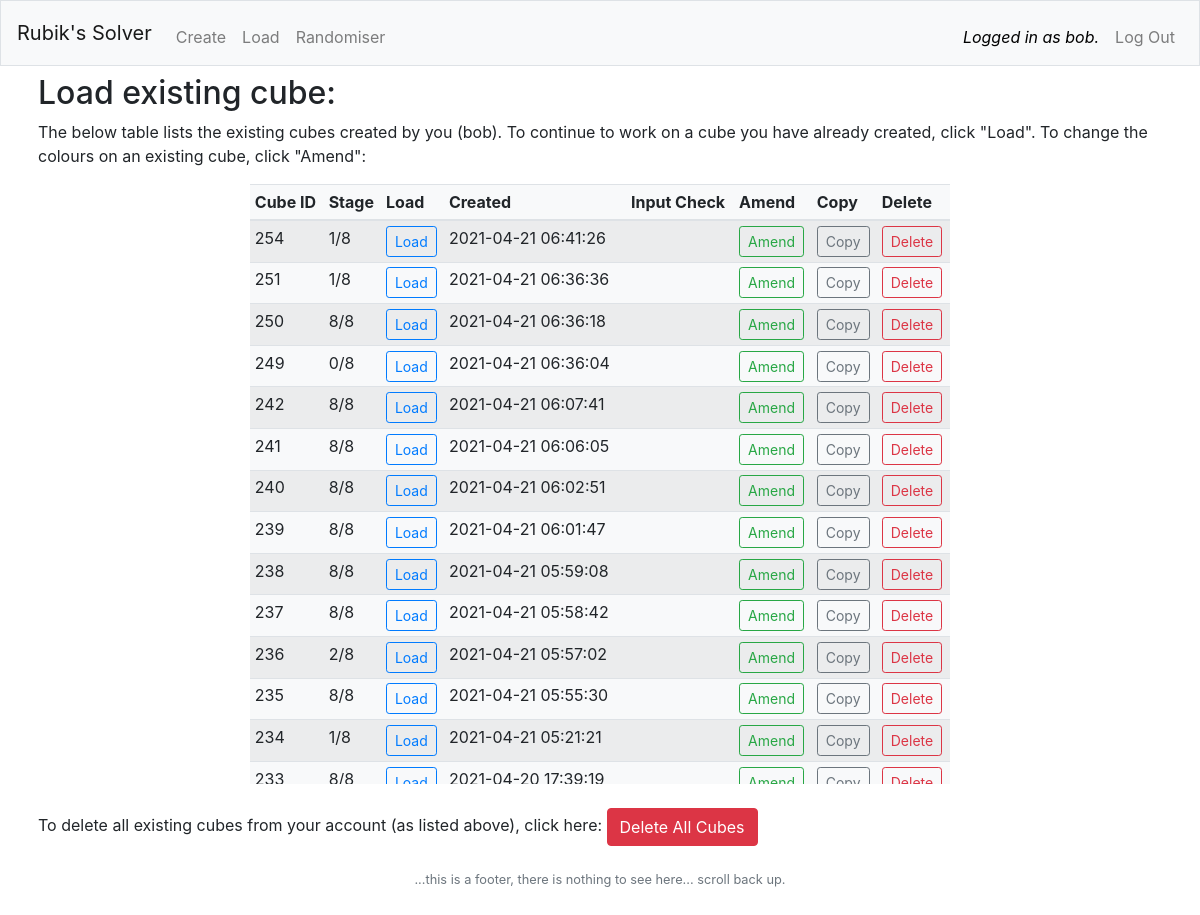
Page /load_page (signed in) on the earlier database version.
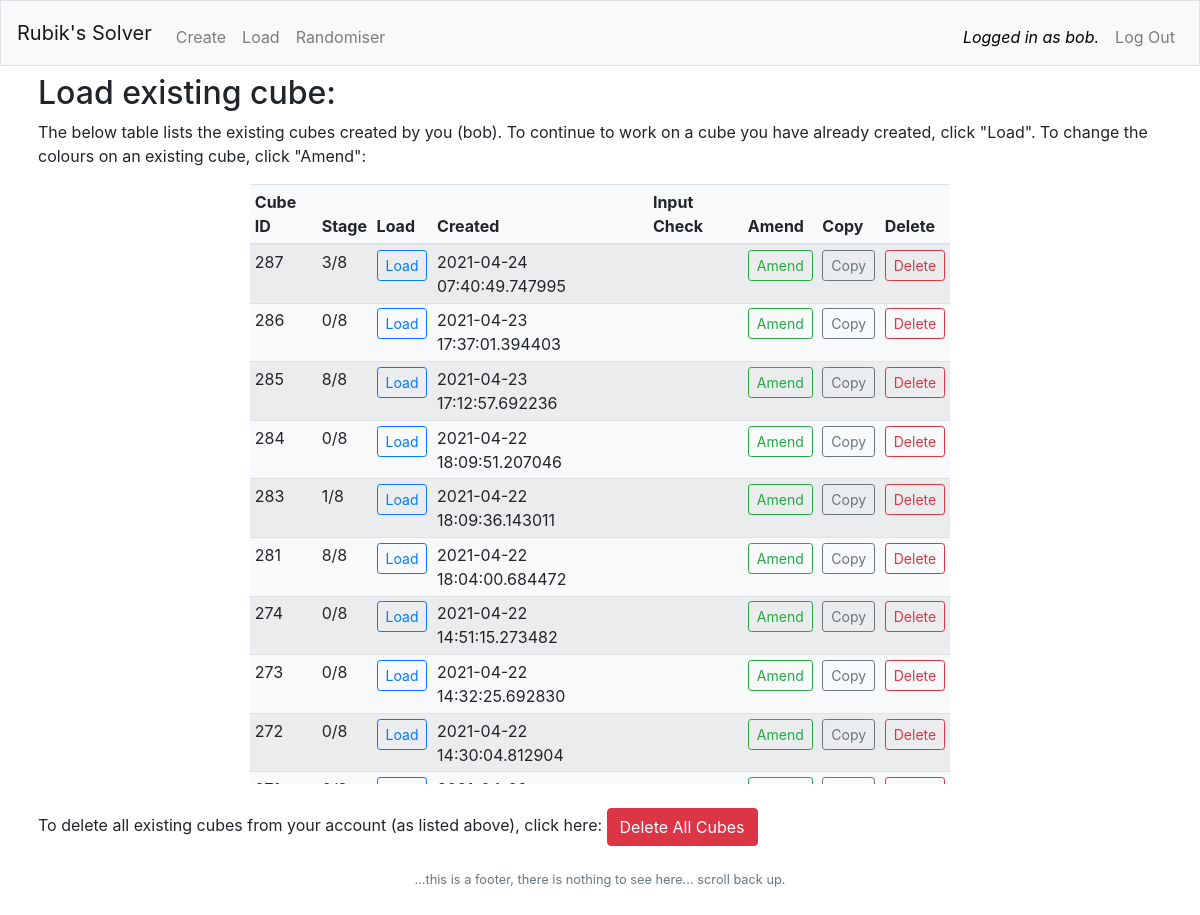
Same page on the later database version.
### tables this page shows
CREATE TABLE 'cubes' ('id' integer PRIMARY KEY AUTOINCREMENT NOT NULL, 'user_id' integer NOT NULL, created TEXT, 'bbl' text NOT NULL DEFAULT 'grey', 'bbm' text NOT NULL DEFAULT 'grey', 'bbr' text NOT NULL DEFAULT 'grey', 'bml' text NOT NULL DEFAULT 'grey', 'bmm' text NOT NULL DEFAULT 'green', 'bmr' text NOT NULL DEFAULT 'grey', 'btl' text NOT NULL DEFAULT 'grey', 'btm' text NOT NULL DEFAULT 'grey', 'btr' text NOT NULL DEFAULT 'grey', 'lbl' text NOT NULL DEFAULT 'grey', 'lml' text NOT NULL DEFAULT 'grey', 'ltl' text NOT NULL DEFAULT 'grey', 'lbm' text NOT NULL DEFAULT 'grey', 'lmm' text NOT NULL DEFAULT 'orange', 'ltm' text NOT NULL DEFAULT 'grey', 'lbr' text NOT NULL DEFAULT 'grey', 'lmr' text NOT NULL DEFAULT 'grey', 'ltr' text NOT NULL DEFAULT 'grey', 'utl' text NOT NULL DEFAULT 'grey', 'utm' text NOT NULL DEFAULT 'grey', 'utr' text NOT NULL DEFAULT 'grey', 'uml' text NOT NULL DEFAULT 'grey', 'umm' text NOT NULL DEFAULT 'yellow', 'umr' text NOT NULL DEFAULT 'grey', 'ubl' text NOT NULL DEFAULT 'grey', 'ubm' text NOT NULL DEFAULT 'grey', 'ubr' text NOT NULL DEFAULT 'grey', 'rtr' text NOT NULL DEFAULT 'grey', 'rmr' text NOT NULL DEFAULT 'grey', 'rbr' text NOT NULL DEFAULT 'grey', 'rtm' text NOT NULL DEFAULT 'grey', 'rmm' text NOT NULL DEFAULT 'red', 'rbm' text NOT NULL DEFAULT 'grey', 'rtl' text NOT NULL DEFAULT 'grey', 'rml' text NOT NULL DEFAULT 'grey', 'ftl' text NOT NULL DEFAULT 'grey', 'ftm' text NOT NULL DEFAULT 'grey', 'ftr' text NOT NULL DEFAULT 'grey', 'fml' text NOT NULL DEFAULT 'grey', 'fmm' text NOT NULL DEFAULT 'blue', 'fmr' text NOT NULL DEFAULT 'grey', 'fbl' text NOT NULL DEFAULT 'grey', 'fbm' text NOT NULL DEFAULT 'grey', 'fbr' text NOT NULL DEFAULT 'grey', 'dtl' text NOT NULL DEFAULT 'grey', 'dtm' text NOT NULL DEFAULT 'grey', 'dtr' text NOT NULL DEFAULT 'grey', 'dml' text NOT NULL DEFAULT 'grey', 'dmm' text NOT NULL DEFAULT 'white', 'dmr' text NOT NULL DEFAULT 'grey', 'dbl' text NOT NULL DEFAULT 'grey', 'dbm' text NOT NULL DEFAULT 'grey', 'dbr' text NOT NULL DEFAULT 'grey', 'rbl' text NOT NULL DEFAULT 'grey', 'check' text NOT NULL DEFAULT 'unchecked', 'stage' INTEGER NOT NULL DEFAULT 0);

### app.py (the view)
@app.route("/load_page", methods=["GET"])
@login_required
def load_page():
    users_cubes = load_users_cubes()
    return render_template("load.html", users_cubes=users_cubes)

### app.py (called while the page is built)
@app.after_request
def after_request(response):
    response.headers["Cache-Control"] = "no-cache, no-store, must-revalidate"
    response.headers["Expires"] = 0
    response.headers["Pragma"] = "no-cache"
    return response

def db_close():
    db.commit()
    db.close()

def login_required(f):
    @wraps(f)
    def decorated_function(*args, **kwargs):
        if session.get("user_id") is None:
            print("LOGIN_REQUIRED - user_id is None.")
            return redirect("/login")
        return f(*args, **kwargs)
    return decorated_function

def load_users_cubes():
    SQL = "SELECT * FROM cubes WHERE user_id = (:user_id) ORDER BY id DESC"
    data = {"user_id": session["user_id"]}
    users_cubes = db.execute(SQL, data).fetchall()
    db_close()
    return users_cubes

### templates/load.html (shortened to what this page needs)
{% extends "layout.html" %}
{% block main %}
    <h2>Load existing cube:</h2>
    <p>The below table lists the existing cubes created by you ({{ session.username }}). To continue to work on a cube you have already created, click "Load".  To change the colours on an existing cube, click "Amend":</p>
        <div class="cube_tables bg-light" id="load_cube_table">
        <table class="table table-striped table-hover table-sm">
            <thead>
                <tr>
                    <th>Cube ID</th>
                    <th>Stage</th>
                    <th>Load</th>
                    <th>Created</th>
                    <th>Input Check</th>
                    <th>Amend</th>
                    <th>Copy</th>
                    <th>Delete</th>
                </tr>
            </thead>
            <tbody>
                {% for id in users_cubes %}
                    <tr>
                        <td>{{ id.id }}</td>
                        <td>{{ id.stage }}/8</td>
                        <td><form method = "post" action="/load"><button name="load" class="btn btn-outline-primary btn-sm" type="submit" value={{ id.id }}>Load</button></form></td>
                        <td>{{ id.created }}</td>
                        <td>{{ id.input_check }}</td>
                        <td><form method = "post" action="/amend_from_list"><button name="amend" class="btn btn-outline-success btn-sm" type="submit" value={{ id.id }}>Amend</button></form></td>
                        <td><form method = "post" action="/copy"><button name="copy" onclick="loading_on()" class="btn btn-outline-secondary btn-sm" type="submit" value={{ id.id }}>Copy</button></form></td>
                        <td><form method = "post" action="/delete_cube"><button name="delete" onclick="loading_on()" class="btn btn-outline-danger btn-sm" type="submit" value={{ id.id }}>Delete</button></form></td>
                    </tr>
                {% endfor %}
            </tbody>
        </table>
        </div>
    <p>To delete all existing cubes from your account (as listed above), click here: <button class="btn btn-danger" onclick="confirm_delete_on()" type="button">Delete All Cubes</button></p>
{% endblock %}

Differences in the rows shown:
no longer on this page (row edited): cubes: id "254", stage "1", created "2021-04-21 06:41:26"
removed cubes: id "251", stage "1", created "2021-04-21 06:36:36"
no longer on this page (row unchanged): cubes: id "250", stage "8", created "2021-04-21 06:36:18"
no longer on this page (row unchanged): cubes: id "249", stage "0", created "2021-04-21 06:36:04"
no longer on this page (row unchanged): cubes: id "242", stage "8", created "2021-04-21 06:07:41"
no longer on this page (row unchanged): cubes: id "241", stage "8", created "2021-04-21 06:06:05"
no longer on this page (row unchanged): cubes: id "240", stage "8", created "2021-04-21 06:02:51"
no longer on this page (row unchanged): cubes: id "239", stage "8", created "2021-04-21 06:01:47"
no longer on this page (row unchanged): cubes: id "238", stage "8", created "2021-04-21 05:59:08"
no longer on this page (row unchanged): cubes: id "237", stage "8", created "2021-04-21 05:58:42"
no longer on this page (row unchanged): cubes: id "236", stage "2", created "2021-04-21 05:57:02"
no longer on this page (row unchanged): cubes: id "235", stage "8", created "2021-04-21 05:55:30"
no longer on this page (row unchanged): cubes: id "234", stage "1", created "2021-04-21 05:21:21"
no longer on this page (row unchanged): cubes: id "233", stage "8", created "2021-04-20 17:39:19"
added cubes: id "287", stage "3", created "2021-04-24 07:40:49.747995"
added cubes: id "286", stage "0", created "2021-04-23 17:37:01.394403"
added cubes: id "285", stage "8", created "2021-04-23 17:12:57.692236"
added cubes: id "284", stage "0", created "2021-04-22 18:09:51.207046"
added cubes: id "283", stage "1", created "2021-04-22 18:09:36.143011"
added cubes: id "281", stage "8", created "2021-04-22 18:04:00.684472"
added cubes: id "274", stage "0", created "2021-04-22 14:51:15.273482"
added cubes: id "273", stage "0", created "2021-04-22 14:32:25.692830"
added cubes: id "272", stage "0", created "2021-04-22 14:30:04.812904"
added cubes: {{ id.id }} 271 (drawn)
